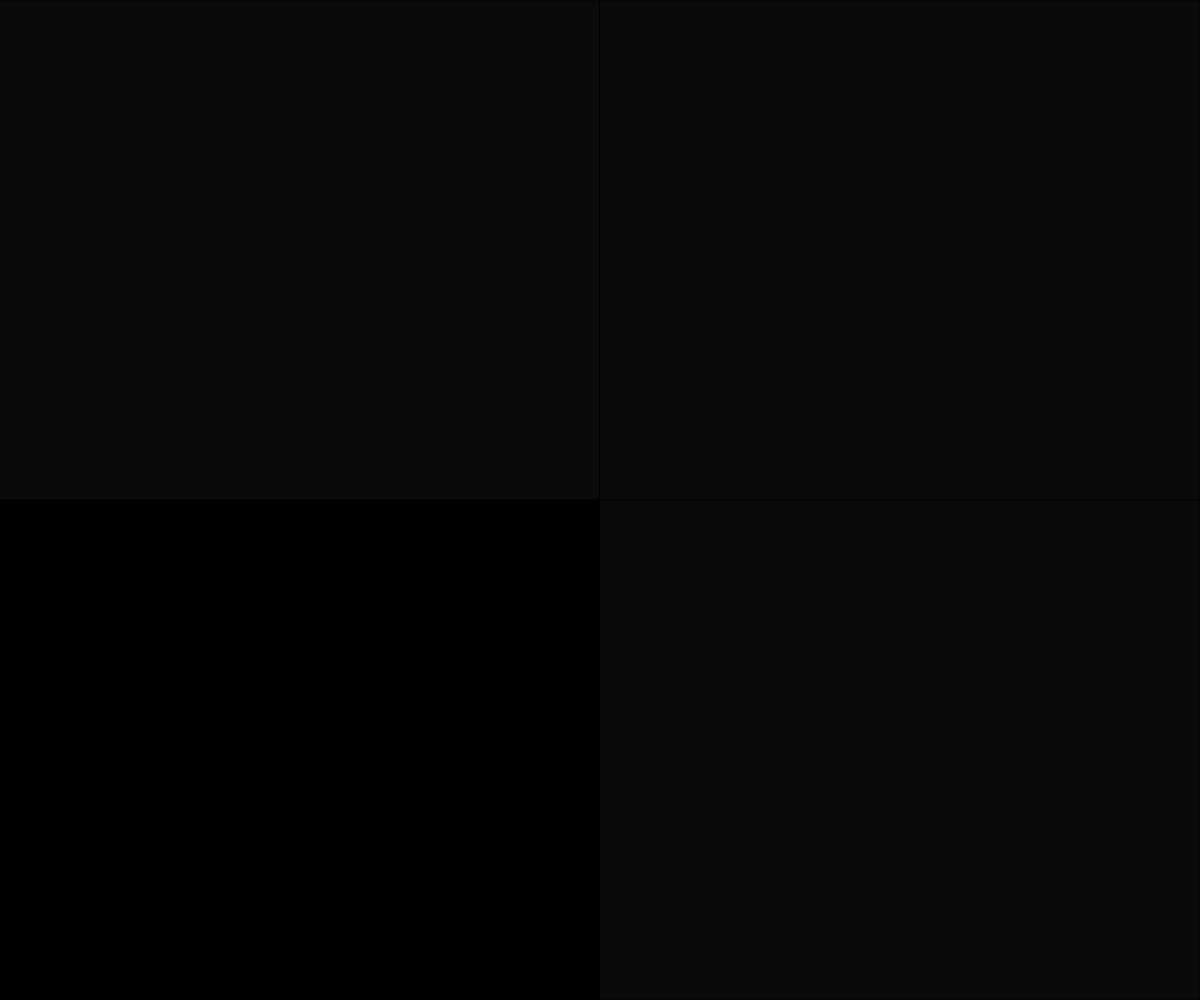
Frame 1 (no input)
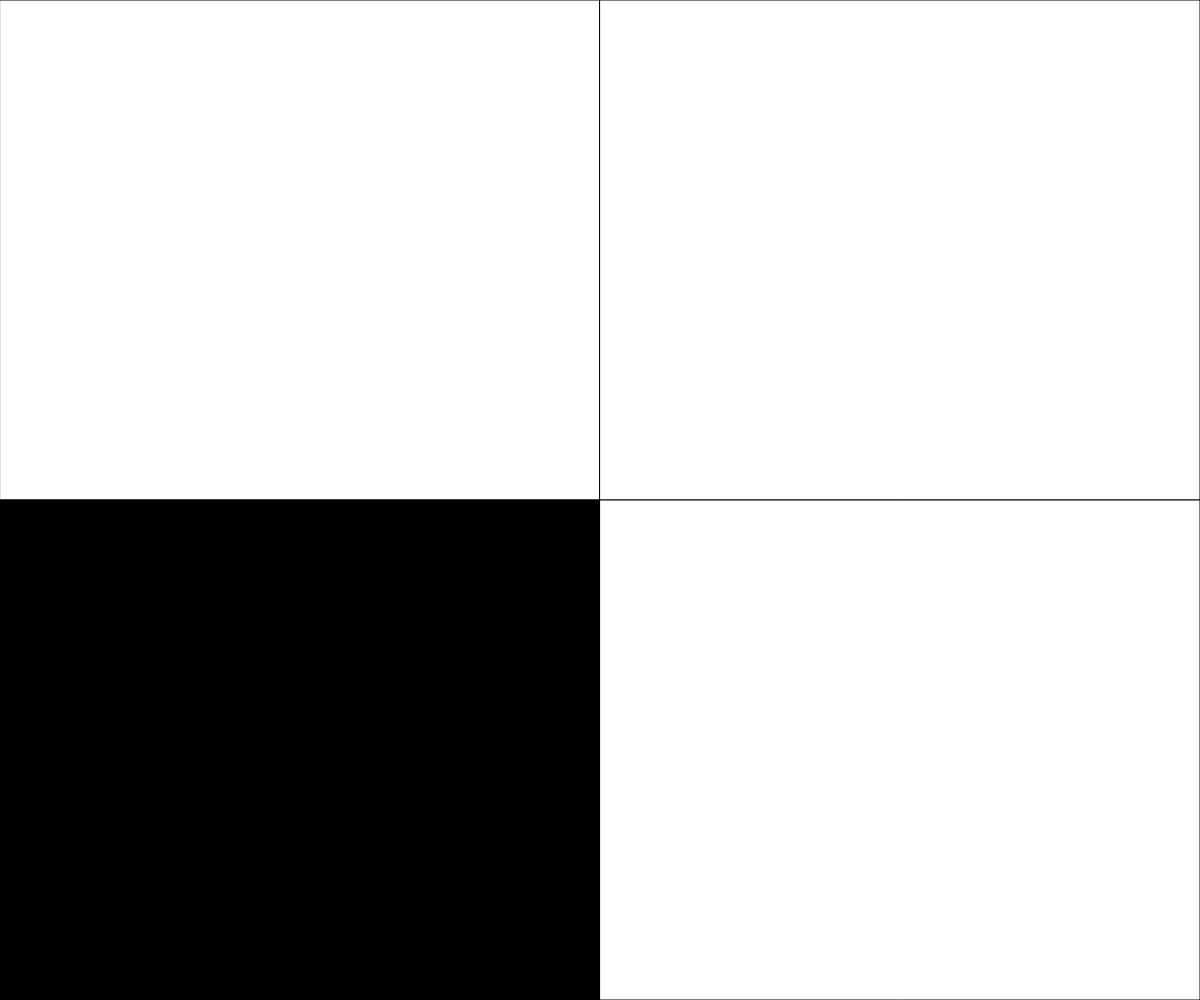
Frame 60 (no input)
Frame 120 (the mouse pressed at the canvas centre since frame 60): identical to frame 60, image omitted

The p5.js sketch that drew these frames (run headless with seeded random() and noise() and a simulated clock; from frame 60 on, the mouse is pressed at the canvas centre):

// p5.js sketch
// ── sketch.js
// State Varibles and Fading
// Hannah Tremaine
// 9/23/2023
//

//Global Varibles
let mouseSide; //"topleft"/"topright"bottomleft/"bottomright"
let fillValue1= 0;
let fillValue2 = 0;
let fillValue3 = 0;
let fillValue4= 0;

function setup() {
  createCanvas(windowWidth, windowHeight);
  updateMouseState();
}

function draw() {
  background(220);
  updateMouseState();
  renderSquares();
}

function updateMouseState(){
  //looks at the mouse pos. and updates our mouseSide
  if (mouseX > width/2&&mouseX>height/2){
    mouseSide = "topright";
  }
  if (mouseX > width/2&&mouseX<height/2){
    mouseSide = "bottomright";
  }
  if (mouseX < width/2 && mouseX>height/2){
    mouseSide = "topleft";
  }
  if (mouseX < width/2 && mouseX<height/2){
    mouseSide = "bottomleft";
  }
}

function renderSquares(){
    // draw our 2 rectangles on the screen
  if (mouseSide==="topleft"){
    fillValue1 = 0;
  }
  else{
    fillValue1+=10;
  }
  fillValue1 = constrain(fillValue1, 0, 255); //if number is between range, returns fillvalue, if lower 0 etc
  fill(fillValue1);
  rect(0,0,width/2,height/2); //left rect

  
  if(mouseSide==="topright"){
    fillValue2 =0;
  }
  else{
    fillValue2+=10;
  }
  fillValue2 = constrain(fillValue2, 0, 255); //if number is between range, returns fillvalue, if lower 0 etc
  fill(fillValue2);
  rect(width/2,0,width/2,height/2); //right rect

  if (mouseSide==="bottomleft"){
    fillValue3 = 0;
  }
  else{
    fillValue3+=10;
  }
  fillValue3 = constrain(fillValue3, 0, 255); //if number is between range, returns fillvalue, if lower 0 etc
  fill(fillValue3);
  rect(0,height/2,width/2,height/2); //left rect

  
  if(mouseSide==="bottomright"){
    fillValue4 =0;
  }
  else{
    fillValue4+=10;
  }
  fillValue4 = constrain(fillValue4, 0, 255); //if number is between range, returns fillvalue, if lower 0 etc
  fill(fillValue4);
  rect(width/2,height/2,width/2,height/2); //right rect

}
